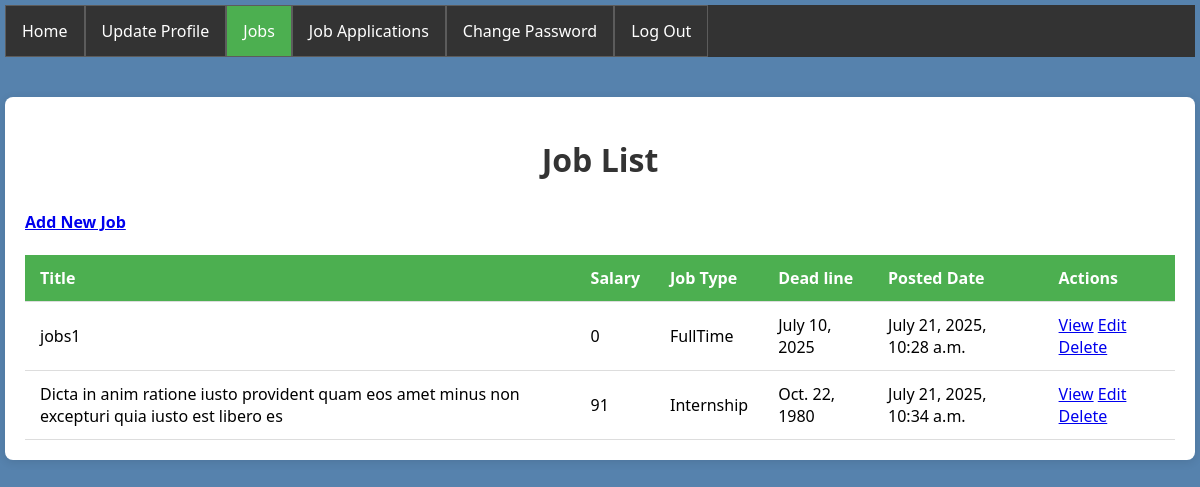
The app's page /employer/jobPost/ (signed in), older data.
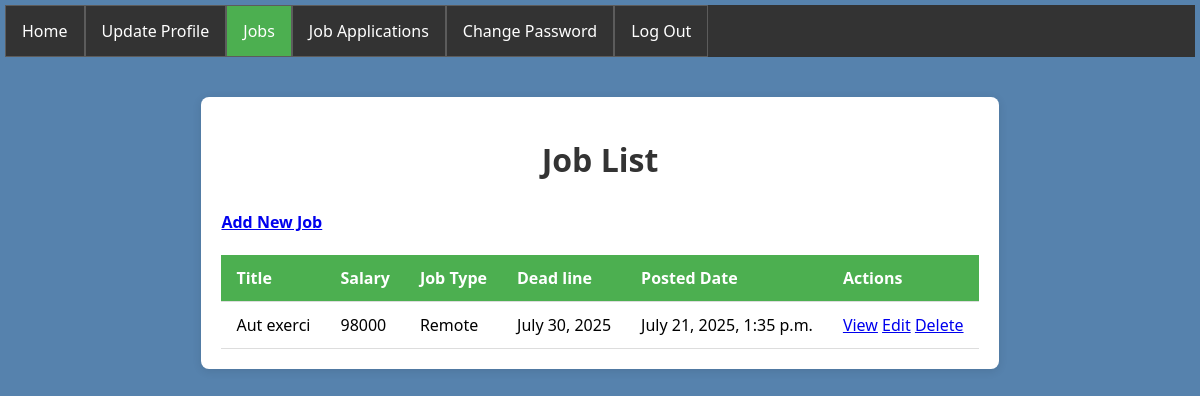
The same page, newer data.
### employer_app/models.py (models this page shows)
class jobModel(models.Model):
    employer = models.ForeignKey(employerProfileModel, on_delete = models.CASCADE, null = True)
    title = models.CharField(max_length = 100, null = True)
    description = models.TextField(null = True)
    requirements = models.TextField(null = True)
    salary = models.IntegerField(null = True)
    TYPE = [
        ('FullTime','Full Time'),
        ('Remote','Remote'),
        ('Internship','Internship')
    ]
    jobType = models.CharField(choices = TYPE, max_length = 100, null = True)
    deadline = models.DateField(null = True)
    postedDate = models.DateTimeField(auto_now_add = True, null = True)

### employer_app/views.py (the view)
# urls.py: path('jobPost/', jobPost, name='jobPost'),
def jobPost(req):
    profile = employerProfileModel.objects.filter(employerUser=req.user).first()
    data = jobModel.objects.filter(employer=profile)
    context={
        'data':data
    }
    return render(req, 'jobPost.html', context)

### employer_app/templates/jobPost.html (shortened to what this page needs)
{% extends "master.html" %}
{% block jobPost %}class="active"{% endblock jobPost %}
{% block body %}
{% load static %}
<div class="container">
    <h1>Job List</h1>
    <h4><a href="{% url 'addJob' %}">Add New Job</a></h4>
    <table>
        <tr>
            <th>Title</th>
            <th>Salary</th>
            <th>Job Type</th>
            <th>Dead line</th>
            <th>Posted Date</th>
            <th>Actions</th>
        </tr>
        {% if data is None %}
        <td colspan="6" style="text-align: center; color: #999; padding: 20px;">No Job Post found.</td>
        {% else %}
        {% for i in data %}
        {% if i.title is not None %}
        <tr>
            <td>{{ i.title }}</td>
            <td>{{ i.salary }}</td>
            <td>{{ i.jobType }}</td>
            <td>{{ i.deadline }}</td>
            <td>{{ i.postedDate }}</td>
            <td>
                <a href="{% url 'viewjob' i.id %}">View</a>
                <a href="{% url 'updatejob' i.id %}">Edit</a>
                <a href="{% url 'deletejob' i.id %}">Delete</a>
            </td>
        </tr>
        {% endif %}
        {% endfor %}
        {% endif %}
    </table>
</div>
{% endblock body %}

### users_auth_app/templates/master.html (shortened to what this page needs)
<!DOCTYPE html>
<html>
    <head>
    </head>
    <body>
    <ul>
        <li><a {% block nav_home %}{% endblock nav_home %} href="{% url 'index' %}">Home</a></li>
        {% if user.userTypes == 'Employer' %}
        <li><a {% block updateProfiles %}{% endblock updateProfiles %} href="{% url 'employerUpdateProfiles' %}">Update Profile</a></li>
        <li><a {% block jobPost %}{% endblock jobPost %} href="{% url 'jobPost' %}">Jobs</a></li>
        <li><a {% block jobApplications %}{% endblock jobApplications %} href="{% url 'jobApplications' %}">Job Applications</a></li>
        {% endif %}
        <li><a {% block nav_change_password %}{% endblock nav_change_password %} href="{% url 'changePassword' %}">Change Password</a></li>
        <li><a href="{% url 'logOut' %}">Log Out</a></li>
    </ul>
    {% block body %}
    {% endblock body %}
    </body>
</html>

### users_auth_app/templates/master.html (style rules this page uses)
body { font-family: 'Segoe UI', sans-serif; background-color: #f5f7fa; margin: 0; padding: 0; background: #5682ad; margin: 5px; }
ul { list-style-type: none; margin: 0; padding: 0; overflow: hidden; background-color: #333; }
li { float: left; border: 1px solid rgba(255, 255, 255, 0.2); }
li a { display: block; color: white; text-align: center; padding: 14px 16px; text-decoration: none; }
a.active { background-color: #4CAF50; color: white; }

### employer_app/templates/jobPost.html (style rules this page uses)
.container { max-width: fit-content; margin: 40px auto; padding: 20px; background: #fff; border-radius: 8px; box-shadow: 0 2px 10px rgba(0,0,0,0.1); }
h1 { text-align: center; color: #333; margin-bottom: 30px; }
table { width: 100%; border-collapse: collapse; }
th { background-color: #4CAF50; color: white; padding: 12px 15px; text-align: left; border-bottom: 1px solid #ddd; }
td { padding: 12px 15px; text-align: left; border-bottom: 1px solid #ddd; }

Row changes from the older to the newer data that the page shows:
removed jobModel: title "jobs1", salary "0", jobType "FullTime", deadline "July 10, 2025", postedDate "July 21, 2025, 10:28 a.m."
removed jobModel: title "Dicta in anim ratione iusto provident quam eos amet minus non excepturi quia iusto est libero es", salary "91", jobType "Internship", deadline "Oct. 22, 1980", postedDate "July 21, 2025, 10:34 a.m."
added jobModel: title "Aut exerci", salary "98000", jobType "Remote", deadline "July 30, 2025", postedDate "July 21, 2025, 1:35 p.m."
